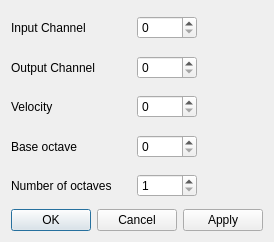
<ui version="4.0" >
 <class>PreferencesClass</class>
 <widget class="QDialog" name="PreferencesClass" >
  <property name="geometry" >
   <rect>
    <x>0</x>
    <y>0</y>
    <width>270</width>
    <height>242</height>
   </rect>
  </property>
  <property name="windowTitle" >
   <string>Preferences</string>
  </property>
  <layout class="QGridLayout" >
   <item row="0" column="0" colspan="2" >
    <widget class="QLabel" name="lblInChan" >
     <property name="sizePolicy" >
      <sizepolicy vsizetype="Expanding" hsizetype="Expanding" >
       <horstretch>0</horstretch>
       <verstretch>0</verstretch>
      </sizepolicy>
     </property>
     <property name="text" >
      <string>Input Channel</string>
     </property>
     <property name="buddy" >
      <cstring>spinInChan</cstring>
     </property>
    </widget>
   </item>
   <item row="0" column="2" >
    <widget class="QSpinBox" name="spinInChan" >
     <property name="maximum" >
      <number>15</number>
     </property>
    </widget>
   </item>
   <item row="1" column="0" colspan="2" >
    <widget class="QLabel" name="lblOutChan" >
     <property name="sizePolicy" >
      <sizepolicy vsizetype="Expanding" hsizetype="Expanding" >
       <horstretch>0</horstretch>
       <verstretch>0</verstretch>
      </sizepolicy>
     </property>
     <property name="text" >
      <string>Output Channel</string>
     </property>
     <property name="buddy" >
      <cstring>spinOutChan</cstring>
     </property>
    </widget>
   </item>
   <item row="1" column="2" >
    <widget class="QSpinBox" name="spinOutChan" >
     <property name="maximum" >
      <number>15</number>
     </property>
    </widget>
   </item>
   <item row="2" column="0" colspan="2" >
    <widget class="QLabel" name="lblVelocity" >
     <property name="sizePolicy" >
      <sizepolicy vsizetype="Expanding" hsizetype="Expanding" >
       <horstretch>0</horstretch>
       <verstretch>0</verstretch>
      </sizepolicy>
     </property>
     <property name="text" >
      <string>Velocity</string>
     </property>
     <property name="buddy" >
      <cstring>spinVelocity</cstring>
     </property>
    </widget>
   </item>
   <item row="2" column="2" >
    <widget class="QSpinBox" name="spinVelocity" >
     <property name="maximum" >
      <number>127</number>
     </property>
    </widget>
   </item>
   <item row="3" column="0" colspan="2" >
    <widget class="QLabel" name="lblBaseOctave" >
     <property name="sizePolicy" >
      <sizepolicy vsizetype="Expanding" hsizetype="Expanding" >
       <horstretch>0</horstretch>
       <verstretch>0</verstretch>
      </sizepolicy>
     </property>
     <property name="text" >
      <string>Base octave</string>
     </property>
     <property name="buddy" >
      <cstring>spinBaseOctave</cstring>
     </property>
    </widget>
   </item>
   <item row="3" column="2" >
    <widget class="QSpinBox" name="spinBaseOctave" >
     <property name="minimum" >
      <number>0</number>
     </property>
     <property name="maximum" >
      <number>9</number>
     </property>
    </widget>
   </item>
   <item row="4" column="0" colspan="2" >
    <widget class="QLabel" name="lblNumOctaves" >
     <property name="sizePolicy" >
      <sizepolicy vsizetype="Expanding" hsizetype="Expanding" >
       <horstretch>0</horstretch>
       <verstretch>0</verstretch>
      </sizepolicy>
     </property>
     <property name="text" >
      <string>Number of octaves</string>
     </property>
     <property name="buddy" >
      <cstring>spinNumOctaves</cstring>
     </property>
    </widget>
   </item>
   <item row="4" column="2" >
    <widget class="QSpinBox" name="spinNumOctaves" >
     <property name="minimum" >
      <number>1</number>
     </property>
     <property name="maximum" >
      <number>9</number>
     </property>
    </widget>
   </item>
   <item row="5" column="0" colspan="4" >
    <widget class="QDialogButtonBox" name="buttonBox" >
     <property name="standardButtons" >
      <set>QDialogButtonBox::Apply|QDialogButtonBox::Cancel|QDialogButtonBox::NoButton|QDialogButtonBox::Ok</set>
     </property>
    </widget>
   </item>
  </layout>
 </widget>
 <layoutdefault spacing="6" margin="11" />
 <tabstops>
  <tabstop>spinInChan</tabstop>
  <tabstop>spinOutChan</tabstop>
  <tabstop>spinVelocity</tabstop>
  <tabstop>spinBaseOctave</tabstop>
  <tabstop>spinNumOctaves</tabstop>
  <tabstop>buttonBox</tabstop>
 </tabstops>
 <resources/>
 <connections>
  <connection>
   <sender>buttonBox</sender>
   <signal>accepted()</signal>
   <receiver>PreferencesClass</receiver>
   <slot>accept()</slot>
   <hints>
    <hint type="sourcelabel" >
     <x>228</x>
     <y>185</y>
    </hint>
    <hint type="destinationlabel" >
     <x>263</x>
     <y>11</y>
    </hint>
   </hints>
  </connection>
  <connection>
   <sender>buttonBox</sender>
   <signal>rejected()</signal>
   <receiver>PreferencesClass</receiver>
   <slot>reject()</slot>
   <hints>
    <hint type="sourcelabel" >
     <x>118</x>
     <y>179</y>
    </hint>
    <hint type="destinationlabel" >
     <x>155</x>
     <y>14</y>
    </hint>
   </hints>
  </connection>
 </connections>
</ui>
